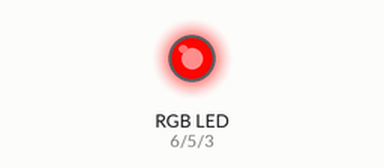
This sketch was run on a simulated Arduino Uno, built with avr-gcc and run on an emulated ATmega328P. Parts: an RGB LED mixed from three pins (HIGH = lit). Dim RGB values are drawn brighter than linear.

Above: at 0.05 s.
At 0.95 s:
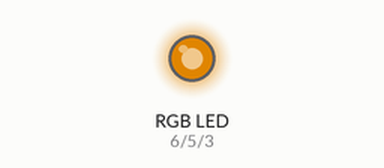
At 1.8 s:
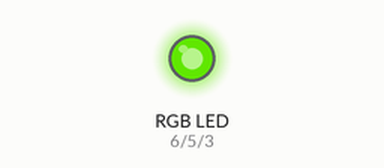
At 3.6 s:
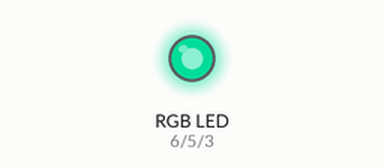
At 5.35 s:
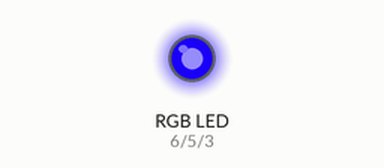
At 7.15 s:
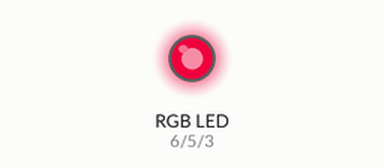
Timing chart, 0 to 10.0 s (numbered marks = the images above):
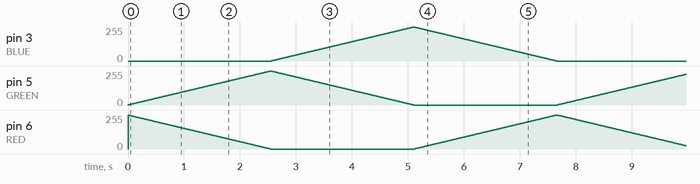

The sketch:

RGB_LED.ino
```cpp
// Define Pins
int BLUE=3;
int GREEN=5;
int RED=6;

void setup()
{
pinMode(RED, OUTPUT);
pinMode(GREEN, OUTPUT);
pinMode(BLUE, OUTPUT);
digitalWrite(RED, HIGH);
digitalWrite(GREEN, LOW);
digitalWrite(BLUE, LOW);
}

// define variables
int redValue;
int greenValue;
int blueValue;

// main loop
void loop()
{
int delayTime=10; // fading time between colors

redValue = 255; // choose a value between 1 and 255 to change the color.
greenValue = 0;
blueValue = 0;

// this is unnecessary as we've either turned on RED in SETUP
// or in the previous loop ... regardless, this turns RED off
// analogWrite(RED, 0);
// delay(1000);

for(int i = 0; i < 255; i += 1) // fades out red bring green full when i=255
{
redValue -= 1;
greenValue += 1;
// The following was reversed, counting in the wrong directions
// analogWrite(RED, 255 - redValue);
// analogWrite(GREEN, 255 - greenValue);
analogWrite(RED, redValue);
analogWrite(GREEN, greenValue);
delay(delayTime);
}

redValue = 0;
greenValue = 255;
blueValue = 0;

for(int i = 0; i < 255; i += 1) // fades out green bring blue full when i=255
{
greenValue -= 1;
blueValue += 1;
// The following was reversed, counting in the wrong directions
// analogWrite(GREEN, 255 - greenValue);
// analogWrite(BLUE, 255 - blueValue);
analogWrite(GREEN, greenValue);
analogWrite(BLUE, blueValue);
delay(delayTime);
}

redValue = 0;
greenValue = 0;
blueValue = 255;

for(int i = 0; i < 255; i += 1) // fades out blue bring red full when i=255
{
// The following code has been rearranged to match the other two similar sections
blueValue -= 1;
redValue += 1;
// The following was reversed, counting in the wrong directions
// analogWrite(BLUE, 255 - blueValue);
// analogWrite(RED, 255 - redValue);
analogWrite(BLUE, blueValue);
analogWrite(RED, redValue);
delay(delayTime);
}
}
```
